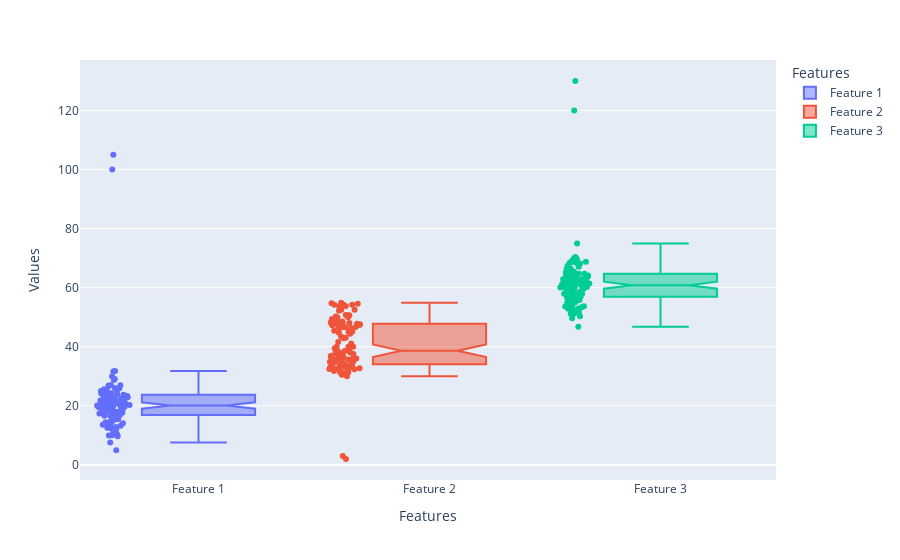

Write notebook code for a chart like this one.
### Code cell
import plotly.express as px
import pandas as pd
import numpy as np

# Suppose we have a dictionary with three features and add more points including outliers
data_dict = {
    'Feature 1': [5, 10, 15, 20, 25] + list(np.random.normal(20, 5, size=95)) + [100, 105],  # Outliers added
    'Feature 2': [30, 35, 40, 45, 50] + list(np.random.uniform(30, 55, size=95)) + [2, 3],    # Outliers added
    'Feature 3': [55, 60, 65, 70, 75] + list(np.random.normal(60, 5, size=95)) + [120, 130]  # Outliers added
}

# Convert the dictionary to a DataFrame for easier plotting with Plotly
df = pd.DataFrame(data_dict)

# Melting the DataFrame to long format to work easily with Plotly Express
df_melted = df.melt(var_name='Features', value_name='Values')

# Create a box plot
fig = px.box(df_melted, x='Features', y='Values', color='Features', notched=True, points='all')

# Show the plot
fig.show()

### Figure 1 — Plotly figure (JSON) as saved in the notebook; plotly's stock layout.template omitted (floating-point values rounded to 4 significant figures)
{"data": [{"alignmentgroup": "True", "boxpoints": "all", "hovertemplate": "Features=%{x}<br>Values=%{y}<extra></extra>", "legendgroup": "Feature 1", "marker": {"color": "#636efa"}, "name": "Feature 1", "notched": true, "offsetgroup": "Feature 1", "orientation": "v", "showlegend": true, "type": "box", "x": ["Feature 1", "Feature 1", "Feature 1", "Feature 1", "Feature 1", "Feature 1", "Feature 1", "Feature 1", "Feature 1", "Feature 1", "Feature 1", "Feature 1", "Feature 1", "Feature 1", "Feature 1", "Feature 1", "Feature 1", "Feature 1", "Feature 1", "Feature 1", "Feature 1", "Feature 1", "Feature 1", "Feature 1", "Feature 1", "Feature 1", "Feature 1", "Feature 1", "Feature 1", "Feature 1", "Feature 1", "Feature 1", "Feature 1", "Feature 1", "Feature 1", "Feature 1", "Feature 1", "Feature 1", "Feature 1", "Feature 1", "Feature 1", "Feature 1", "Feature 1", "Feature 1", "Feature 1", "Feature 1", "Feature 1", "Feature 1", "Feature 1", "Feature 1", "Feature 1", "Feature 1", "Feature 1", "Feature 1", "Feature 1", "Feature 1", "Feature 1", "Feature 1", "Feature 1", "Feature 1", "Feature 1", "Feature 1", "Feature 1", "Feature 1", "Feature 1", "Feature 1", "Feature 1", "Feature 1", "Feature 1", "Feature 1", "Feature 1", "Feature 1", "Feature 1", "Feature 1", "Feature 1", "Feature 1", "Feature 1", "Feature 1", "Feature 1", "Feature 1", "Feature 1", "Feature 1", "Feature 1", "Feature 1", "Feature 1", "Feature 1", "Feature 1", "Feature 1", "Feature 1", "Feature 1", "Feature 1", "Feature 1", "Feature 1", "Feature 1", "Feature 1", "Feature 1", "Feature 1", "Feature 1", "Feature 1", "Feature 1", "Feature 1", "Feature 1"], "x0": " ", "xaxis": "x", "y": [5, 10, 15, 20, 25, 23.7, 14.17, 22.85, 14.08, 17.68, 13.98, 17.11, 21.54, 22.48, 19.04, 9.739, 15.44, 31.67, 18.79, 21.43, 16.91, 20.1, 23.76, 25.74, 26.06, 20.93, 22.94, 24.29, 21.55, 31.81, 27.01, 20.97, 26.95, 14.69, 23.09, 18.13, 16.96, 7.56, 12.38, 10.03, 25.62, 17.38, 12.14, 16.87, 18.12, 20.15, 25.94, 20.83, 19.0, 24.17, 13.3, 20.13, 21.94, 19.94, 12.83, 17.95, 22.45, 29.13, 17.78, 13.58, 21.38, 13.09, 29.99, 19.18, 16.57, 24.5, 25.48, 23.32, 21.27, 24.85, 21.52, 11.12, 12.56, 16.61, 19.55, 16.1, 14.43, 24.11, 19.96, 16.91, 18.48, 19.65, 25.37, 23.89, 21.81, 24.58, 20.29, 20.3, 18.25, 17.67, 27.0, 22.84, 19.99, 20.36, 10.59, 19.65, 22.66, 28.76, 26.77, 19.59, 100, 105], "y0": " ", "yaxis": "y"}, {"alignmentgroup": "True", "boxpoints": "all", "hovertemplate": "Features=%{x}<br>Values=%{y}<extra></extra>", "legendgroup": "Feature 2", "marker": {"color": "#EF553B"}, "name": "Feature 2", "notched": true, "offsetgroup": "Feature 2", "orientation": "v", "showlegend": true, "type": "box", "x": ["Feature 2", "Feature 2", "Feature 2", "Feature 2", "Feature 2", "Feature 2", "Feature 2", "Feature 2", "Feature 2", "Feature 2", "Feature 2", "Feature 2", "Feature 2", "Feature 2", "Feature 2", "Feature 2", "Feature 2", "Feature 2", "Feature 2", "Feature 2", "Feature 2", "Feature 2", "Feature 2", "Feature 2", "Feature 2", "Feature 2", "Feature 2", "Feature 2", "Feature 2", "Feature 2", "Feature 2", "Feature 2", "Feature 2", "Feature 2", "Feature 2", "Feature 2", "Feature 2", "Feature 2", "Feature 2", "Feature 2", "Feature 2", "Feature 2", "Feature 2", "Feature 2", "Feature 2", "Feature 2", "Feature 2", "Feature 2", "Feature 2", "Feature 2", "Feature 2", "Feature 2", "Feature 2", "Feature 2", "Feature 2", "Feature 2", "Feature 2", "Feature 2", "Feature 2", "Feature 2", "Feature 2", "Feature 2", "Feature 2", "Feature 2", "Feature 2", "Feature 2", "Feature 2", "Feature 2", "Feature 2", "Feature 2", "Feature 2", "Feature 2", "Feature 2", "Feature 2", "Feature 2", "Feature 2", "Feature 2", "Feature 2", "Feature 2", "Feature 2", "Feature 2", "Feature 2", "Feature 2", "Feature 2", "Feature 2", "Feature 2", "Feature 2", "Feature 2", "Feature 2", "Feature 2", "Feature 2", "Feature 2", "Feature 2", "Feature 2", "Feature 2", "Feature 2", "Feature 2", "Feature 2", "Feature 2", "Feature 2", "Feature 2", "Feature 2"], "x0": " ", "xaxis": "x", "y": [30, 35, 40, 45, 50, 47.44, 47.78, 31.82, 39.98, 47.26, 42.88, 54.89, 36.16, 52.53, 30.55, 32.72, 30.87, 34.14, 38.6, 30.73, 35.53, 37.57, 43.06, 37.26, 36.74, 34.82, 34.24, 36.63, 32.47, 46.29, 54.22, 32.38, 52.18, 35.68, 49.44, 46.66, 38.66, 32.99, 45.14, 37.84, 49.24, 48.74, 37.81, 36.91, 52.55, 48.03, 45.4, 33.23, 39.52, 44.38, 54.77, 53.63, 54.34, 33.68, 43.48, 32.97, 53.79, 50.27, 36.01, 48.6, 33.21, 48.24, 31.34, 35.74, 39.97, 46.61, 38.07, 47.73, 48.7, 47.61, 44.72, 54.27, 36.06, 46.49, 41.63, 48.1, 41.08, 35.83, 50.68, 35.57, 54.59, 35.67, 32.58, 32.35, 34.08, 49.93, 47.41, 32.43, 38.38, 31.38, 34.77, 33.98, 34.09, 46.26, 31.21, 50.67, 32.82, 36.3, 50.75, 33.82, 2, 3], "y0": " ", "yaxis": "y"}, {"alignmentgroup": "True", "boxpoints": "all", "hovertemplate": "Features=%{x}<br>Values=%{y}<extra></extra>", "legendgroup": "Feature 3", "marker": {"color": "#00cc96"}, "name": "Feature 3", "notched": true, "offsetgroup": "Feature 3", "orientation": "v", "showlegend": true, "type": "box", "x": ["Feature 3", "Feature 3", "Feature 3", "Feature 3", "Feature 3", "Feature 3", "Feature 3", "Feature 3", "Feature 3", "Feature 3", "Feature 3", "Feature 3", "Feature 3", "Feature 3", "Feature 3", "Feature 3", "Feature 3", "Feature 3", "Feature 3", "Feature 3", "Feature 3", "Feature 3", "Feature 3", "Feature 3", "Feature 3", "Feature 3", "Feature 3", "Feature 3", "Feature 3", "Feature 3", "Feature 3", "Feature 3", "Feature 3", "Feature 3", "Feature 3", "Feature 3", "Feature 3", "Feature 3", "Feature 3", "Feature 3", "Feature 3", "Feature 3", "Feature 3", "Feature 3", "Feature 3", "Feature 3", "Feature 3", "Feature 3", "Feature 3", "Feature 3", "Feature 3", "Feature 3", "Feature 3", "Feature 3", "Feature 3", "Feature 3", "Feature 3", "Feature 3", "Feature 3", "Feature 3", "Feature 3", "Feature 3", "Feature 3", "Feature 3", "Feature 3", "Feature 3", "Feature 3", "Feature 3", "Feature 3", "Feature 3", "Feature 3", "Feature 3", "Feature 3", "Feature 3", "Feature 3", "Feature 3", "Feature 3", "Feature 3", "Feature 3", "Feature 3", "Feature 3", "Feature 3", "Feature 3", "Feature 3", "Feature 3", "Feature 3", "Feature 3", "Feature 3", "Feature 3", "Feature 3", "Feature 3", "Feature 3", "Feature 3", "Feature 3", "Feature 3", "Feature 3", "Feature 3", "Feature 3", "Feature 3", "Feature 3", "Feature 3", "Feature 3"], "x0": " ", "xaxis": "x", "y": [55, 60, 65, 70, 75, 65.74, 63.55, 57.49, 56.6, 54.98, 69.41, 53.24, 58.79, 50.38, 51.57, 67.44, 66.42, 59.93, 67.13, 58.04, 52.76, 64.18, 68.37, 46.75, 60.91, 59.61, 62.9, 59.56, 62.94, 61.4, 60.12, 56.49, 62.29, 62.23, 56.96, 53.76, 57.99, 52.21, 64.76, 68.53, 64.1, 60.75, 66.2, 60.66, 61.46, 53.38, 54.81, 68.2, 58.82, 58.26, 58.09, 55.06, 60.04, 61.8, 55.85, 59.95, 63.65, 56.04, 69.73, 60.81, 60.35, 64.69, 63.73, 53.6, 69.26, 63.89, 51.91, 63.84, 61.84, 55.8, 53.66, 66.5, 68.18, 62.37, 61.45, 63.49, 52.94, 65.5, 65.48, 61.13, 62.92, 57.02, 60.52, 60.27, 59.81, 62.59, 58.07, 62.3, 70.38, 57.92, 51.15, 49.64, 51.14, 61.82, 68.68, 52.85, 57.06, 61.91, 65.13, 68.77, 120, 130], "y0": " ", "yaxis": "y"}], "layout": {"boxmode": "overlay", "legend": {"title": {"text": "Features"}, "tracegroupgap": 0}, "margin": {"t": 60}, "xaxis": {"anchor": "y", "categoryarray": ["Feature 1", "Feature 2", "Feature 3"], "categoryorder": "array", "domain": [0, 1], "title": {"text": "Features"}}, "yaxis": {"anchor": "x", "domain": [0, 1], "title": {"text": "Values"}}}}
